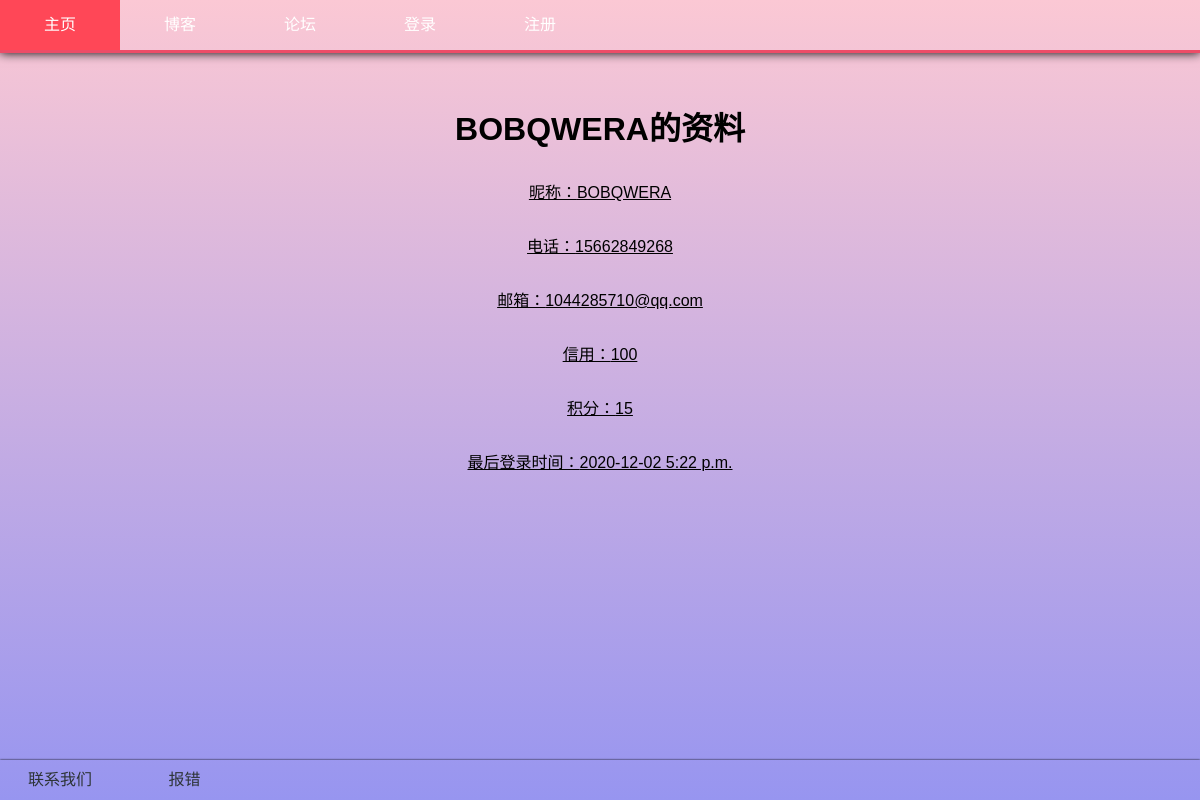
Page /user/BOBQWERA/detail (signed in) on the earlier database version.
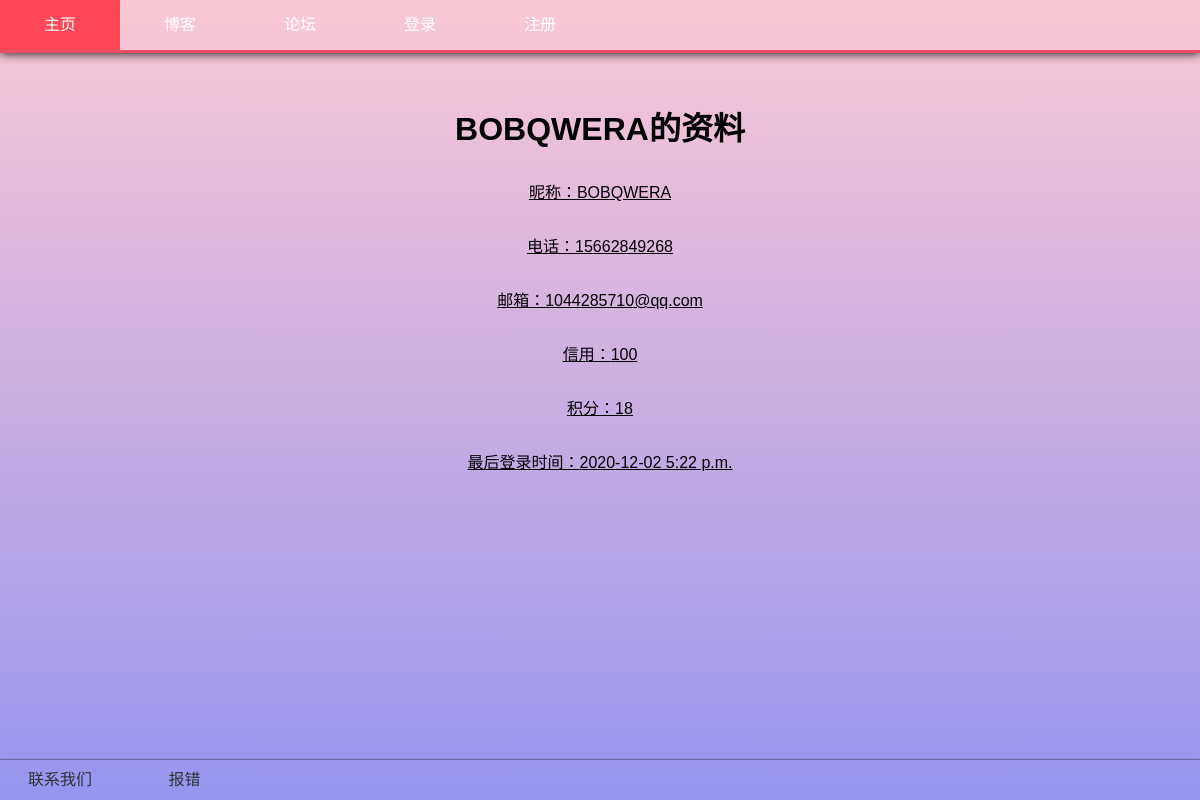
Same page on the later database version.
### user/models.py (models this page shows, shortened)
class User(models.Model):
    username=models.CharField(max_length=20,unique=True)
    nickname=models.CharField(max_length=20)
    password=models.CharField(max_length=100)
    telephone=models.CharField(max_length=15)
    email=models.EmailField()
    usertype=models.CharField(max_length=2,choices=USER_TYPE_CHOICES)
    credit = models.IntegerField(default=100)
    score = models.IntegerField(default=0)
    face = models.FileField(upload_to='img',null=True,blank=True)
    friend = models.ManyToManyField('self',related_name='friends')
    friend_apply = models.ManyToManyField('self',through='Apply')
    last_logined = models.DateTimeField(auto_now_add=True)
    last_signed  = models.DateTimeField(auto_now_add=True)
    ex = models.ForeignKey(Examine,on_delete=models.CASCADE)

### user/views.py (the view)
# urls.py: path('<str:username>/detail',views.detail,name='user_detail'),
def detail(request,username):
    if not function._has_user(username):
        raise Http404('user not found')
    message = function._get_logined_message(request)
    if function._self_space(request,username):
        message['self'] = True
    message['user'] = function._get_user_by_username(username)
    return render(request,'user/detail.html',message)

### function.py (called while the page is built, shortened)
def _get_cookie_from_request(request):
    if 'Cookie' not in request.headers:
        return {}
    cookie_string = request.headers['Cookie']
    cookie_dict = {}
    for cookie in cookie_string.split('; '):
        name, value = cookie.split('=')
        cookie_dict[name] = value
    return cookie_dict

def _get_logined_message(request):
    message = {'logined': False}
    username = _logined(request)
    if username:
        message = {'logined': True, 'username': username}
        user = _get_user_by_username(username)
        if user.usertype == 'SU':
            message['SU'] = True
    return message

def _get_user_by_username(username):
    return User.objects.get(username=username)

def _has_user(username):
    return User.objects.filter(username=username)

def _logined(request):
    cookie = _get_cookie_from_request(request)
    if 'username' not in cookie.keys() or 'sessionid' not in cookie.keys():
        return False

def _self_space(request, username):
    cookie = _get_cookie_from_request(request)
    if 'username' not in cookie.keys() or not _logined(request):
        return False
    return cookie['username'] == username

### templates/user/detail.html (shortened to what this page needs)
{% extends 'base.html' %}
{% block css %}
<link rel="stylesheet" href="/static/css/detail.css">
{% endblock css %}
{% block body %}
<div class="message">
    <h1>{{user.username}}的资料</h1>
    <p>昵称：{{user.nickname}}</p>
    <p>电话：{{user.telephone}}</p>
    <p>邮箱：{{user.email}}</p>
    <p>信用：{{user.credit}}</p>
    <p>积分：{{user.score}}</p>
    <p>最后登录时间：{{user.last_logined|date:'Y-m-d P'}}</p>
</div>
{% endblock %}

Differences in the rows shown:
changed User "BOBQWERA": score "15" → "18"
